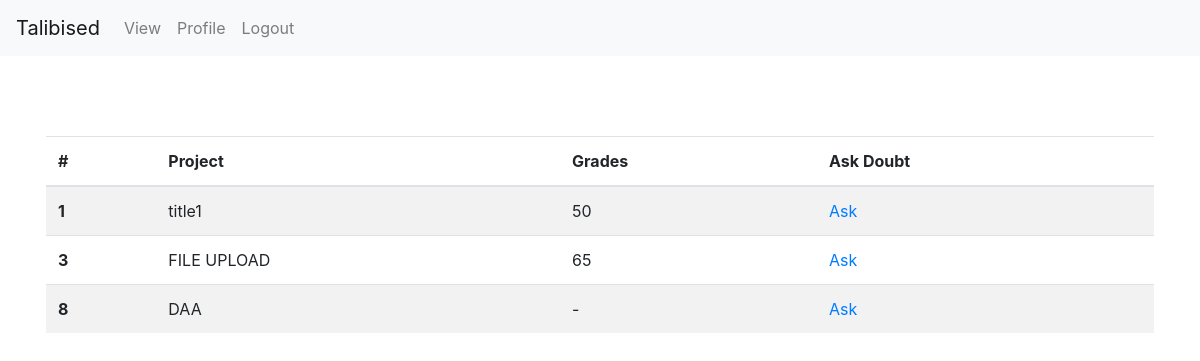
The app's page /view-submitted-project (signed in) with its own data.
### users/models.py (models this page shows, shortened)
class Submission(models.Model):
    project_id = models.ForeignKey(Project, on_delete=models.CASCADE)
    student_id = models.ForeignKey(CustomUser, on_delete=models.CASCADE)
    submitted_date = models.DateField(auto_now_add=True)
    submitted_time = models.TimeField(auto_now_add=True)
    submitted_on_time = models.BooleanField(default=True)
    marks_alloted = models.IntegerField(default=0)
    submission_file = models.FileField(upload_to='documents', null=True)
    is_submitted = models.BooleanField(default=False)
    is_checked = models.BooleanField(default=False)

class Project(models.Model):
    subject_name = models.CharField(max_length=50, choices=CourseType)
    project_name = models.CharField(max_length=50)
    due_date = models.DateTimeField()
    posted_date = models.DateField(auto_now_add=True)
    project_desc = models.TextField()
    max_marks = models.IntegerField(default=100)
    created_by = models.ForeignKey(CustomUser, on_delete=models.CASCADE, related_name='professor')
    allotted_ta = models.ForeignKey(CustomUser, on_delete=models.CASCADE, related_name='ta', null=True)
    document = models.FileField(upload_to="document", null=True, blank=True)
    def __str__(self):
        return self.project_name

### users/views.py (the view)
# urls.py: path('view-submitted-project', ViewSubmittedProject, name='users-view-submitted-project'),
def ViewSubmittedProject(request):
    submission = list(Submission.objects.filter(student_id=request.user))
    print(type(submission))
    project = []
    for sub in submission:
        project.append(Project.objects.get(id=sub.project_id.id))
    print(project)
    return render(request, "users/viewsubmittedproject.html", {'submission': submission, 'project': project})

### users/templates/users/viewsubmittedproject.html (shortened to what this page needs)
{% extends "users/base.html" %}
{% block content %}
<table class="table table-striped mt-5">
  <thead>
    <tr>
      <th scope="col">#</th>
      <th scope="col">Project</th>
      <th scope="col">Grades</th>
      <th scope="col">Ask Doubt</th>
    </tr>
  </thead>
  <tbody>
  {% for obj in submission %}
    <tr>
      <th scope="row">{{obj.id}}</th>
        <td>{{obj.project_id}}</td>
      <td>
          {% if obj.is_checked %}
          {{obj.marks_alloted}}
          {% else %}
            -
          {% endif %}
      </td>
      <td><a href="{% url 'users-submit-project-student' obj.project_id.id %}">
        Ask
    </a></td>
    </tr>
  {% endfor %}
  </tbody>
</table>
{% endblock content %}

### records on screen
Submission: id "1", project_id "title1", marks_alloted "50"
Submission: id "3", project_id "FILE UPLOAD", marks_alloted "65"
Submission: id "8", project_id "DAA"
